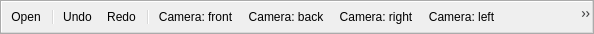
<?xml version="1.0" encoding="UTF-8"?>
<ui version="4.0">
 <class>mqMainControlsToolbar</class>
 <widget class="QToolBar" name="mqMainControlsToolbar">
  <property name="geometry">
   <rect>
    <x>0</x>
    <y>0</y>
    <width>594</width>
    <height>34</height>
   </rect>
  </property>
  <property name="windowTitle">
   <string>Main Controls</string>
  </property>
  <property name="orientation">
   <enum>Qt::Horizontal</enum>
  </property>
  <action name="actionOpenData">
   <property name="icon">
    <iconset resource="../Icons/icons.qrc">
     <normaloff>:/Icons/fileopen.png</normaloff>:/Icons/fileopen.png</iconset>
   </property>
   <property name="text">
    <string>Open...</string>
   </property>
   <property name="statusTip">
    <string>Open</string>
   </property>
   <property name="PV_MUST_BE_MASTER_TO_SHOW" stdset="0">
    <bool>true</bool>
   </property>
  </action>
  <action name="actionSaveData">
   <property name="icon">
    <iconset resource="../Icons/icons.qrc">
     <normaloff>:/Icons/filesave.png</normaloff>:/Icons/filesave.png</iconset>
   </property>
   <property name="text">
    <string>Save Data...</string>
   </property>
   <property name="PV_MUST_BE_MASTER_TO_SHOW" stdset="0">
    <bool>true</bool>
   </property>
  </action>
  <action name="actionUndo">
   <property name="icon">
    <iconset resource="../Icons/icons.qrc">
     <normaloff>:/Icons/undo.png</normaloff>:/Icons/undo.png</iconset>
   </property>
   <property name="text">
    <string>&amp;Undo</string>
   </property>
  </action>
  <action name="actionRedo">
   <property name="icon">
    <iconset resource="../Icons/icons.qrc">
     <normaloff>:/Icons/redo.png</normaloff>:/Icons/redo.png</iconset>
   </property>
   <property name="text">
    <string>&amp;Redo</string>
   </property>
  </action>
  <action name="actionCameraFront">
   <property name="icon">
    <iconset resource="../Icons/icons.qrc">
     <normaloff>:/Icons/camera_front22_2.png</normaloff>
     <normalon>:/Icons/camera_front22_2.png</normalon>:/Icons/camera_front22_2.png</iconset>
   </property>
   <property name="text">
    <string>Camera: front</string>
   </property>
   <property name="toolTip">
    <string>Move Camera: view objects from front side</string>
   </property>
  </action>
  <action name="actionCameraLeft">
   <property name="icon">
    <iconset resource="../Icons/icons.qrc">
     <normaloff>:/Icons/camera_left22_2.png</normaloff>
     <normalon>:/Icons/camera_left22_2.png</normalon>:/Icons/camera_left22_2.png</iconset>
   </property>
   <property name="text">
    <string>Camera: left</string>
   </property>
   <property name="toolTip">
    <string>Move Camera: view objects from left side</string>
   </property>
  </action>
  <action name="actionCameraRight">
   <property name="icon">
    <iconset resource="../Icons/icons.qrc">
     <normaloff>:/Icons/camera_right22_2.png</normaloff>
     <normalon>:/Icons/camera_right22_2.png</normalon>:/Icons/camera_right22_2.png</iconset>
   </property>
   <property name="text">
    <string>Camera: right</string>
   </property>
   <property name="toolTip">
    <string>Move Camera: view objects from right side</string>
   </property>
  </action>
  <action name="actionCameraAbove">
   <property name="icon">
    <iconset>
     <normaloff>Icons/camera_above22_2.png</normaloff>
     <normalon>:/Icons/camera_above22_2.png</normalon>Icons/camera_above22_2.png</iconset>
   </property>
   <property name="text">
    <string>Camera: above</string>
   </property>
   <property name="toolTip">
    <string>Move Camera: view objects from above</string>
   </property>
  </action>
  <action name="actionCameraBelow">
   <property name="icon">
    <iconset resource="../Icons/icons.qrc">
     <normaloff>:/Icons/camera_below22_2.png</normaloff>
     <normalon>:/Icons/camera_below22_2.png</normalon>:/Icons/camera_below22_2.png</iconset>
   </property>
   <property name="text">
    <string>Camera: below</string>
   </property>
   <property name="toolTip">
    <string>Move Camera: underneath view</string>
   </property>
  </action>
  <action name="actionCameraBack">
   <property name="icon">
    <iconset resource="../Icons/icons.qrc">
     <normaloff>:/Icons/camera_back22_2.png</normaloff>
     <normalon>:/Icons/camera_back22_2.png</normalon>:/Icons/camera_back22_2.png</iconset>
   </property>
   <property name="text">
    <string>Camera: back</string>
   </property>
   <property name="toolTip">
    <string>Move Camera: view objects from back side</string>
   </property>
  </action>
  <action name="actionGridToggle">
   <property name="checkable">
    <bool>true</bool>
   </property>
   <property name="icon">
    <iconset resource="../Icons/icons.qrc">
     <normaloff>:/Icons/grid.gif</normaloff>
     <normalon>:/Icons/grid.gif</normalon>:/Icons/grid.gif</iconset>
   </property>
   <property name="text">
    <string>Grid: show/hide</string>
   </property>
   <property name="toolTip">
    <string>Grid : show or hide</string>
   </property>
  </action>
  <action name="actionOrientationHelperToggle">
   <property name="checkable">
    <bool>true</bool>
   </property>
   <property name="icon">
    <iconset resource="../Icons/icons.qrc">
     <normaloff>:/Icons/orientation_helper.gif</normaloff>
     <normalon>:/Icons/orientation_helper.gif</normalon>:/Icons/orientation_helper.gif</iconset>
   </property>
   <property name="text">
    <string>Orientation helper: show/hide</string>
   </property>
   <property name="toolTip">
    <string>Orientation helper : show or hide</string>
   </property>
  </action>
  <action name="actionCameraCentreOfMassToggle">
   <property name="checkable">
    <bool>true</bool>
   </property>
   <property name="icon">
    <iconset resource="../Icons/icons.qrc">
     <normaloff>:/Icons/move_cam.gif</normaloff>
     <normalon>:/Icons/move_cam2.gif</normalon>:/Icons/move_cam.gif</iconset>
   </property>
   <property name="text">
    <string>Camera mode: toggle</string>
   </property>
   <property name="toolTip">
    <string>Toggle camera : centered at (x,y,z) = (0,0,0) / or at the centre of mass of all opened objects</string>
   </property>
  </action>
  <action name="actionCameraOrthoPerspectiveToggle">
   <property name="checkable">
    <bool>true</bool>
   </property>
   <property name="icon">
    <iconset resource="../Icons/icons.qrc">
     <normaloff>:/Icons/camera_ortho.gif</normaloff>
     <normalon>:/Icons/camera_persp.gif</normalon>:/Icons/camera_ortho.gif</iconset>
   </property>
   <property name="text">
    <string>Camera projection mode: toggle</string>
   </property>
   <property name="toolTip">
    <string>Toggle camera : orthonormal or perspective projection</string>
   </property>
  </action>
  <action name="actionRendererAnaglyphToggle">
   <property name="checkable">
    <bool>true</bool>
   </property>
   <property name="icon">
    <iconset resource="../Icons/icons.qrc">
     <normaloff>:/Icons/renderer_anaglyph.gif</normaloff>
     <normalon>:/Icons/renderer_anaglyph.gif</normalon>:/Icons/renderer_anaglyph.gif</iconset>
   </property>
   <property name="text">
    <string>Anaglyph : toggle</string>
   </property>
   <property name="toolTip">
    <string>Toggle renderer : normal or anaglyph (red-blue)</string>
   </property>
  </action>
  <action name="actionLandmarksModeNormal">
   <property name="checkable">
    <bool>true</bool>
   </property>
   <property name="icon">
    <iconset resource="../Icons/icons.qrc">
     <normaloff>:/Icons/landmarks9.gif</normaloff>
     <normalon>:/Icons/landmarks9.gif</normalon>:/Icons/landmarks9.gif</iconset>
   </property>
   <property name="text">
    <string>Set &quot;normal&quot; landmarks</string>
   </property>
   <property name="toolTip">
    <string>Set Normal landmarks</string>
   </property>
  </action>
  <action name="actionLandmarksModeTarget">
   <property name="checkable">
    <bool>true</bool>
   </property>
   <property name="icon">
    <iconset resource="../Icons/icons.qrc">
     <normaloff>:/Icons/landmarks6.gif</normaloff>
     <normalon>:/Icons/landmarks6.gif</normalon>:/Icons/landmarks6.gif</iconset>
   </property>
   <property name="text">
    <string>Set &quot;target&quot; landmarks</string>
   </property>
   <property name="toolTip">
    <string>Set Target landmarks</string>
   </property>
  </action>
  <action name="actionLandmarksModeNode">
   <property name="checkable">
    <bool>true</bool>
   </property>
   <property name="icon">
    <iconset resource="../Icons/icons.qrc">
     <normaloff>:/Icons/landmarks7.gif</normaloff>
     <normalon>:/Icons/landmarks7.gif</normalon>:/Icons/landmarks7.gif</iconset>
   </property>
   <property name="text">
    <string>Set curve &quot;node&quot; landmarks</string>
   </property>
   <property name="toolTip">
    <string>Set Curve Node landmarks</string>
   </property>
  </action>
  <action name="actionLandmarksModeHandle">
   <property name="checkable">
    <bool>true</bool>
   </property>
   <property name="icon">
    <iconset resource="../Icons/icons.qrc">
     <normaloff>:/Icons/landmarks5.gif</normaloff>
     <normalon>:/Icons/landmarks5.gif</normalon>:/Icons/landmarks5.gif</iconset>
   </property>
   <property name="text">
    <string>Set curve &quot;handle&quot; landmarks</string>
   </property>
   <property name="toolTip">
    <string>Set Curve Handle landmarks</string>
   </property>
  </action>
  <addaction name="actionOpenData"/>
  <addaction name="separator"/>
  <addaction name="actionUndo"/>
  <addaction name="actionRedo"/>
  <addaction name="separator"/>
  <addaction name="actionCameraFront"/>
  <addaction name="actionCameraBack"/>
  <addaction name="actionCameraRight"/>
  <addaction name="actionCameraLeft"/>
  <addaction name="actionCameraAbove"/>
  <addaction name="actionCameraBelow"/>
  <addaction name="actionCameraCentreOfMassToggle"/>
  <addaction name="actionCameraOrthoPerspectiveToggle"/>
  <addaction name="separator"/>
  <addaction name="actionGridToggle"/>
  <addaction name="actionOrientationHelperToggle"/>
  <addaction name="actionRendererAnaglyphToggle"/>
  <addaction name="separator"/>
  <addaction name="actionLandmarksModeNormal"/>
  <addaction name="actionLandmarksModeTarget"/>
  <addaction name="actionLandmarksModeNode"/>
  <addaction name="actionLandmarksModeHandle"/>
 </widget>
 <resources>
  <include location="../Icons/icons.qrc"/>
  <include location="Icons/icons.qrc"/>
 </resources>
 <connections/>
</ui>
